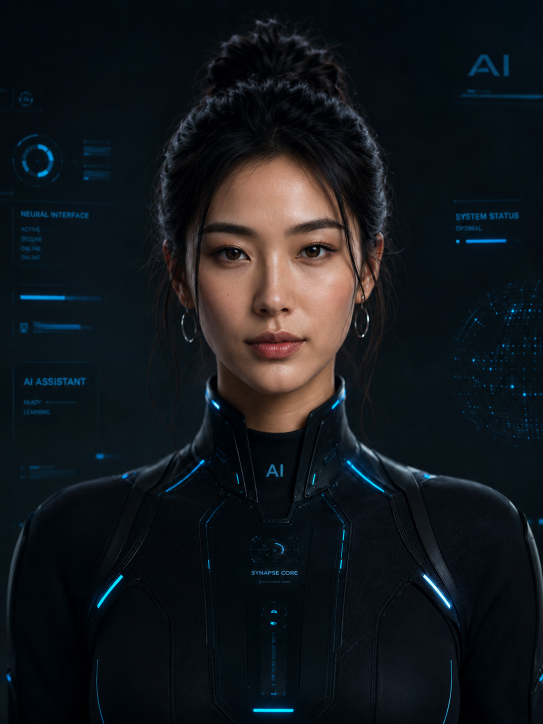
#> input picture assets/avatar.png, 1086 x 1448 px (shown at 1/2 size)
$ python generate_viseme_assets.py
#> lines starting #> are read from the running program, lines starting #| are printed output that depends on the picture
from __future__ import annotations

from pathlib import Path

import numpy as np
from PIL import Image, ImageDraw, ImageFilter


ROOT = Path(__file__).resolve().parent
SOURCE = ROOT / "assets" / "avatar.png"
OUT = ROOT / "assets" / "visemes"


SHAPES = {
    "neutral": {"open": 0.05, "wide": 0.44, "round": 0.10, "smile": 0.18},
    "closed": {"open": 0.01, "wide": 0.42, "round": 0.08, "smile": 0.12},
    "aa": {"open": 0.90, "wide": 0.56, "round": 0.12, "smile": 0.10},
    "ee": {"open": 0.38, "wide": 0.95, "round": 0.04, "smile": 0.26},
    "oh": {"open": 0.62, "wide": 0.28, "round": 0.88, "smile": 0.06},
    "u": {"open": 0.36, "wide": 0.18, "round": 1.0, "smile": 0.04},
    "wide_open": {"open": 0.78, "wide": 0.88, "round": 0.08, "smile": 0.16},
    "soft_smile": {"open": 0.16, "wide": 0.68, "round": 0.08, "smile": 0.40},
}


def resize_canvas(img: Image.Image, target_h: int = 1280) -> Image.Image:
    scale = target_h / img.height
    return img.resize((round(img.width * scale), target_h), Image.Resampling.LANCZOS)


def soft_mask(size: tuple[int, int]) -> Image.Image:
    w, h = size
    x = np.linspace(-1, 1, w)[None, :]
    y = np.linspace(-1, 1, h)[:, None]
    arr = (((x / 0.98) ** 2 + (y / 0.74) ** 2) <= 1).astype(np.uint8) * 255
    return Image.fromarray(arr, "L").filter(ImageFilter.GaussianBlur(7))


def make_patch(base: Image.Image, shape: dict[str, float]) -> Image.Image:
    w, h = base.size
    cx, cy = int(w * 0.505), int(h * 0.468)
    pw, ph = int(w * 0.245), int(h * 0.105)
    x0, y0 = cx - pw // 2, cy - ph // 2
    patch = base.crop((x0, y0, x0 + pw, y0 + ph)).convert("RGBA")

    overlay = Image.new("RGBA", patch.size, (0, 0, 0, 0))
    draw = ImageDraw.Draw(overlay)
    pcx, pcy = pw * 0.50, ph * 0.52

    mouth_w = pw * (0.31 + shape["wide"] * 0.22 - shape["round"] * 0.10)
    mouth_h = ph * (0.035 + shape["open"] * 0.45 + shape["round"] * 0.12)
    if shape["round"] > 0.55:
        mouth_w *= 0.68
        mouth_h *= 1.20
    if shape["open"] < 0.04:
        mouth_h = ph * 0.020
        mouth_w *= 0.92

    left = pcx - mouth_w / 2
    right = pcx + mouth_w / 2
    top = pcy - mouth_h / 2
    bottom = pcy + mouth_h / 2

    shadow = Image.new("RGBA", patch.size, (0, 0, 0, 0))
    sd = ImageDraw.Draw(shadow)
    sd.ellipse(
        [pcx - mouth_w * 0.62, pcy + mouth_h * 0.20, pcx + mouth_w * 0.62, pcy + mouth_h * 1.08],
        fill=(0, 0, 0, int(44 * shape["open"])),
    )
    shadow = shadow.filter(ImageFilter.GaussianBlur(7))
    patch = Image.alpha_composite(patch, shadow)

    draw.ellipse([left, top, right, bottom], fill=(17, 3, 8, int(180 + shape["open"] * 50)))
    if shape["open"] > 0.30 and shape["round"] < 0.70:
        draw.rounded_rectangle(
            [
                left + mouth_w * 0.22,
                top + mouth_h * 0.10,
                right - mouth_w * 0.22,
                top + mouth_h * 0.10 + max(2, mouth_h * 0.12),
            ],
            radius=3,
            fill=(242, 219, 204, int(48 + shape["open"] * 52)),
        )

    lip = (130, 48, 62, 142)
    dark = (58, 18, 29, 150)
    high = (246, 136, 136, 70)
    draw.arc([left - 5, top - 8, right + 5, bottom + 2], 190, 350, fill=lip, width=4)
    draw.arc([left - 2, top + 2, right + 2, bottom + 8], 10, 170, fill=dark, width=4)
    draw.line(
        [left, pcy + shape["smile"] * 6, pcx, pcy + mouth_h * 0.10, right, pcy + shape["smile"] * 6],
        fill=(38, 12, 20, 100),
        width=2,
    )
    draw.arc(
        [left + mouth_w * 0.15, top + mouth_h * 0.08, right - mouth_w * 0.15, bottom + mouth_h * 0.26],
        205,
        335,
        fill=high,
        width=2,
    )

    overlay = overlay.filter(ImageFilter.GaussianBlur(0.35))
    patch = Image.alpha_composite(patch, overlay)
    alpha = soft_mask(patch.size)
    patch.putalpha(alpha)
    return patch


def main() -> None:
    OUT.mkdir(parents=True, exist_ok=True)
    base = resize_canvas(Image.open(SOURCE).convert("RGB"))
#> in resize_canvas, `scale = target_h / img.height`: scale = 0.884
    for name, shape in SHAPES.items():
        make_patch(base, shape).save(OUT / f"{name}.png")
#> this loop made 8 passes
#> pass 1, in make_patch, `patch = base.crop((x0, y0, x0 + pw, y0 + ph)).convert("RGBA")`:
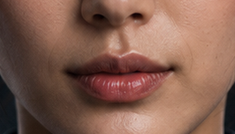
#> patch: PIL image 235x134 RGBA; mean R, G, B, A 131.3, 94.2, 79.9, 255
#> pass 1, in make_patch, `shadow = shadow.filter(ImageFilter.GaussianBlur(7))`:
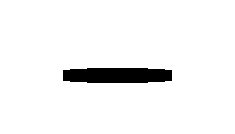
#> shadow: PIL image 235x134 RGBA; mean R, G, B, A 0, 0, 0, 0.048; transparent parts drawn white
    print(OUT)


if __name__ == "__main__":
    main()
